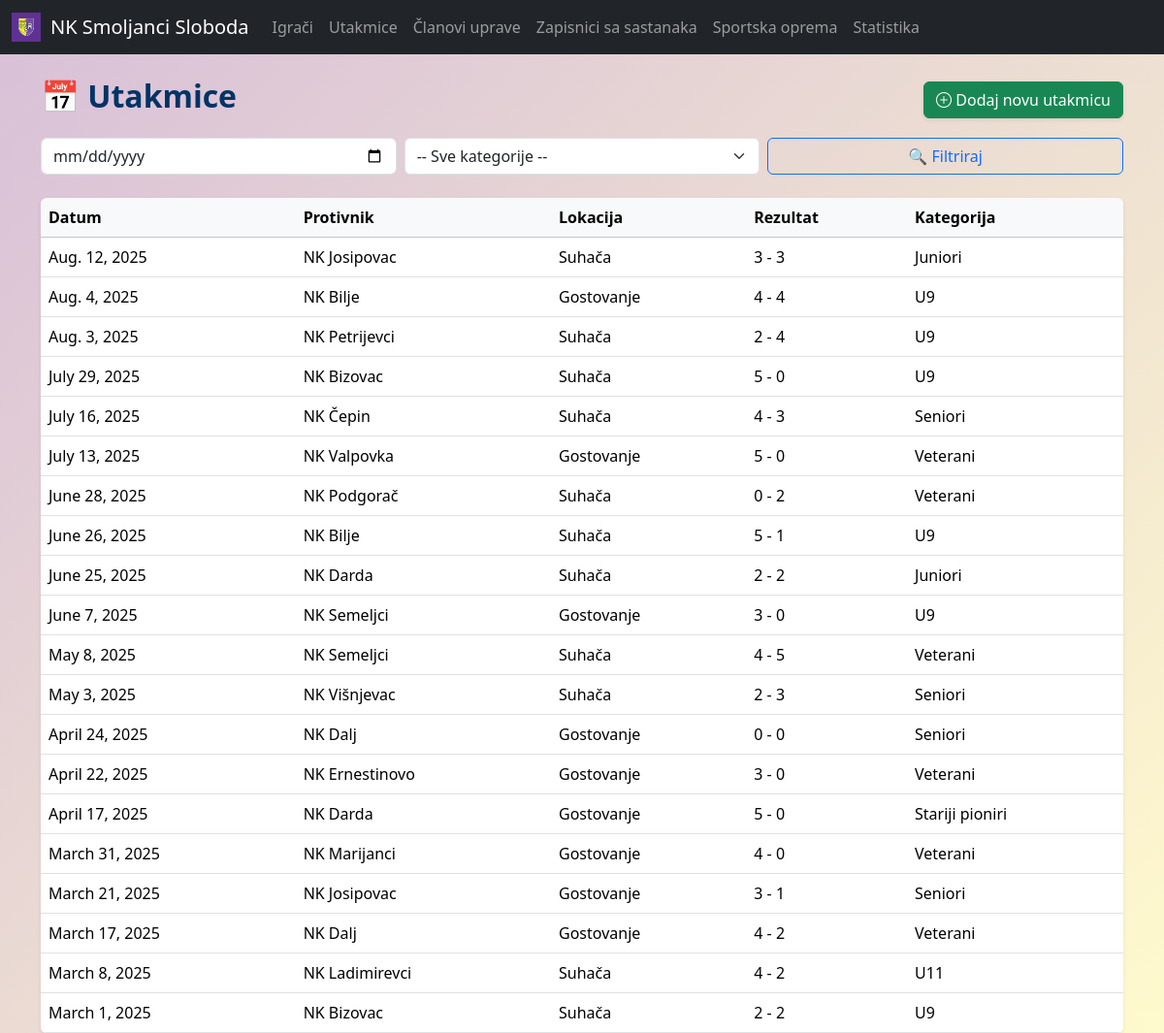
The page /matches/ on the database its author committed.
### main/models.py (models this page shows, shortened)
class Match(models.Model):
    HOME_AWAY = [("H", "Suhača"), ("A", "Gostovanje")]
    date = models.DateField()
    home_or_away = models.CharField(max_length=1, choices=HOME_AWAY)
    opponent = models.CharField(max_length=100)
    home_score = models.PositiveIntegerField(default=0)
    away_score = models.PositiveIntegerField(default=0)
    category = models.CharField(max_length=3, choices=CATEGORIES)
    starting_players = models.ManyToManyField(Player, related_name="starts")
    bench_players = models.ManyToManyField(Player, related_name="bench", blank=True)
    captain = models.ForeignKey(Player, on_delete=models.SET_NULL, null=True, related_name="captain_matches")
    goalkeeper = models.ForeignKey(Player, on_delete=models.SET_NULL, null=True, related_name="goalkeeper_matches")

### main/views.py (the view)
# urls.py: path("matches/", views.match_list, name="match_list"),
def match_list(request):
    matches = Match.objects.all().order_by('-date')
    category = request.GET.get('category')
    date = request.GET.get('date')
    if category:
        matches = matches.filter(category=category)
    if date:
        matches = matches.filter(date=date)
    return render(request, "main/matches/match_list.html", {
        "matches": matches,
        "filter_values": {"category": category, "date": date},
        'categories': CATEGORIES
    })

### templates/main/matches/match_list.html (shortened to what this page needs)
{% extends 'main/base.html' %}
{% block content %}
<div class="container my-4">
  <div class="d-flex justify-content-between align-items-center mb-3">
    <h2 class="fw-bold">📅 Utakmice</h2>
    <a class="btn btn-success shadow-sm" href="{% url 'main:match_create' %}"><i class="bi bi-plus-circle"></i> Dodaj novu utakmicu</a>
  </div>
  <form method="get" class="row g-2 mb-4">
    <div class="col-md-4">
      <input type="date" class="form-control" name="date" value="{{ filter_values.date }}">
    </div>
    <div class="col-md-4">
      <select name="category" class="form-select">
        <option value="">-- Sve kategorije --</option>
      </select>
    </div>
    <div class="col-md-4">
      <button type="submit" class="btn btn-outline-primary w-100">🔍 Filtriraj</button>
    </div>
  </form>
  <table class="table table-hover shadow-sm rounded overflow-hidden">
    <thead class="table-light">
      <tr>
        <th>Datum</th>
        <th>Protivnik</th>
        <th>Lokacija</th>
        <th>Rezultat</th>
        <th>Kategorija</th>
      </tr>
    </thead>
    <tbody>
      {% for match in matches %}
      <tr class="table-row-clickable" data-href="{% url 'main:match_detail' match.id %}">
        <td>{{ match.date }}</td>
        <td>{{ match.opponent }}</td>
        <td>{{ match.get_home_or_away_display }}</td>
        <td>{{ match.home_score }} - {{ match.away_score }}</td>
        <td>{{ match.get_category_display }}</td>
      </tr>
      {% empty %}
      <tr>
        <td colspan="5" class="text-center text-muted py-4">
          Nema pronađenih utakmica. ⚽
        </td>
      </tr>
      {% endfor %}
    </tbody>
  </table>
</div>
{% endblock %}

### templates/main/base.html (style rules this page uses)
html, body { height: 100%; margin: 0; background: linear-gradient(135deg, #d8bfd8, #fffacd); background-repeat: no-repeat; background-size: cover; background-attachment: fixed; font-family: "Segoe UI", Tahoma, Geneva, Verdana, sans-serif; color: #003366; }

### rows shown on the page
Match: date "Aug. 12, 2025", opponent "NK Josipovac", home_or_away "Suhača", home_score "3", away_score "3", category "Juniori"
Match: date "Aug. 4, 2025", opponent "NK Bilje", home_or_away "Gostovanje", home_score "4", away_score "4", category "U9"
Match: date "Aug. 3, 2025", opponent "NK Petrijevci", home_or_away "Suhača", home_score "2", away_score "4", category "U9"
Match: date "July 29, 2025", opponent "NK Bizovac", home_or_away "Suhača", home_score "5", away_score "0", category "U9"
Match: date "July 16, 2025", opponent "NK Čepin", home_or_away "Suhača", home_score "4", away_score "3", category "Seniori"
Match: date "July 13, 2025", opponent "NK Valpovka", home_or_away "Gostovanje", home_score "5", away_score "0", category "Veterani"
Match: date "June 28, 2025", opponent "NK Podgorač", home_or_away "Suhača", home_score "0", away_score "2", category "Veterani"
Match: date "June 26, 2025", opponent "NK Bilje", home_or_away "Suhača", home_score "5", away_score "1", category "U9"
Match: date "June 25, 2025", opponent "NK Darda", home_or_away "Suhača", home_score "2", away_score "2", category "Juniori"
Match: date "June 7, 2025", opponent "NK Semeljci", home_or_away "Gostovanje", home_score "3", away_score "0", category "U9"
Match: date "May 8, 2025", opponent "NK Semeljci", home_or_away "Suhača", home_score "4", away_score "5", category "Veterani"
Match: date "May 3, 2025", opponent "NK Višnjevac", home_or_away "Suhača", home_score "2", away_score "3", category "Seniori"
Match: date "April 24, 2025", opponent "NK Dalj", home_or_away "Gostovanje", home_score "0", away_score "0", category "Seniori"
Match: date "April 22, 2025", opponent "NK Ernestinovo", home_or_away "Gostovanje", home_score "3", away_score "0", category "Veterani"
Match: date "April 17, 2025", opponent "NK Darda", home_or_away "Gostovanje", home_score "5", away_score "0", category "Stariji pioniri"
Match: date "March 31, 2025", opponent "NK Marijanci", home_or_away "Gostovanje", home_score "4", away_score "0", category "Veterani"
Match: date "March 21, 2025", opponent "NK Josipovac", home_or_away "Gostovanje", home_score "3", away_score "1", category "Seniori"
Match: date "March 17, 2025", opponent "NK Dalj", home_or_away "Gostovanje", home_score "4", away_score "2", category "Veterani"
Match: date "March 8, 2025", opponent "NK Ladimirevci", home_or_away "Suhača", home_score "4", away_score "2", category "U11"
Match: date "March 1, 2025", opponent "NK Bizovac", home_or_away "Suhača", home_score "2", away_score "2", category "U9"
